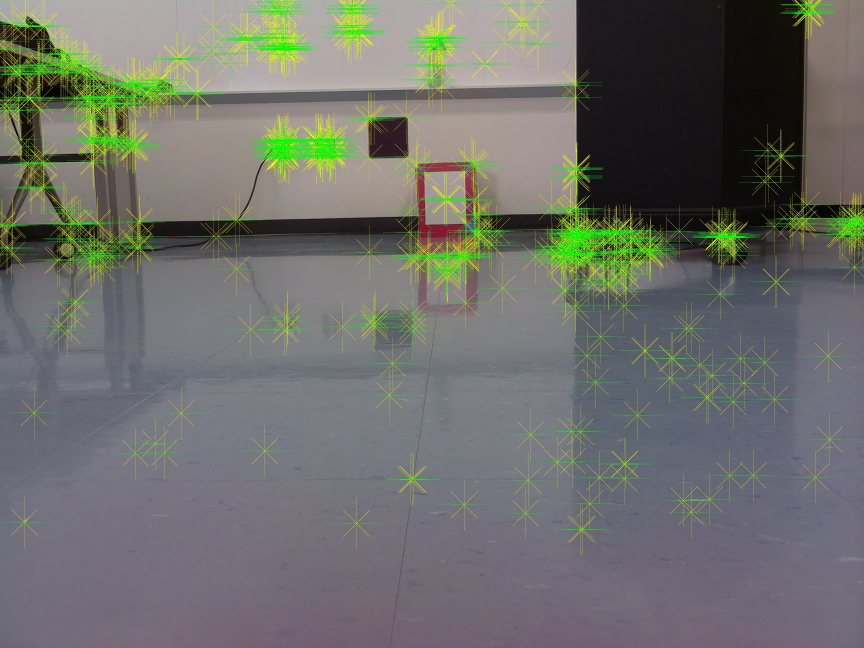
//> input picture C++/Test.jpg, 2592 x 1944 px, given in place of test.png, which was not available (shown at 1/3 size)
$ ./FindBox   (built with g++ and OpenCV 4)
//> lines starting //> are read from the running program, lines starting //| are printed output that depends on the picture; after the words box and inside, x2 and y2 are one past the last pixel; in counts of white or black regions, pixels touching at a corner belong together; pictures that were not available may be replaced by others from this repository, and a replacement may not be noted
#include <string>
#include <vector>
#include <iostream>
#include <opencv2/core/core.hpp>
#include <opencv2/highgui/highgui.hpp>
#include <opencv2/opencv.hpp>
#include <opencv2/imgproc/imgproc.hpp>
#include <opencv2/objdetect/objdetect.hpp>
#include <opencv2/highgui/highgui.hpp>
#include "opencv2/opencv_modules.hpp"
#include <opencv2/features2d/features2d.hpp>
#include "opencv2/core.hpp"
#include "opencv2/core/utility.hpp"
#include "opencv2/core/ocl.hpp"
#include "opencv2/imgcodecs.hpp"
#include "opencv2/highgui.hpp"
#include "opencv2/features2d.hpp"
#include "opencv2/calib3d.hpp"
#include "opencv2/imgproc.hpp"
#include <chrono>
#include <random>
#include <algorithm>
#include <thread>
#include <queue>
#include <unordered_set>
#include <tuple>

#define LOW_RED  0
#define HIGH_RED  5
#define FOCAL_LENGTH 216.79
#define FM 667.486
#define FB 249.991
#define PI 3.141592653589793238462643383279502884197169399375105820974944592307816406286
#define BOX_AR 44.5/22.5

using namespace std;
using namespace cv;


void showImage(Mat img);

std::vector<KeyPoint> generateNeighbors(KeyPoint pt, unsigned int rows, unsigned int cols,double offset) {
}

// [186 lines left out: functions findPaper, getPerim, calculateDistance, findPaper, getLaserLocation, not called in this run]

void showMovie(Mat& img) {
  imshow("Movie",img);
}

void showImage(Mat img) {
  for(;;) {
    imshow("Stuff",img);
    char c = waitKey(1);
      if(c == 27) {break;}
  }
   imwrite("AlgoOutput.png",img);
}

// [203 lines left out: functions getDiff, calcDistance, determineLaserPoint, findCircleContours, valThresholding, hueThresholding and 7 more, not called in this run]


// [37 lines of commented-out code are left out]


// [203 lines left out: functions threadDoEveryOther, changeToMax, threadDoEveryOtherMin, changeToMin, makeMask, createHorizontalDelta and 6 more, not called in this run]

bool isUseful(unsigned char i) {
  return i > 1;
}

// [127 lines left out: functions findLeftCorner, findRightCorner, removeAverageBlackRows, not called in this run]

void showBGR(const Mat& img) {

}


// [175 lines left out: functions showHSV, removeUnsaturated, removeUnsaturatedSecondPass, findBoxCorner, mostRed, keepColIf and 1 more, not called in this run]


Mat getWhiteOrRed(const Mat& in) {
  Mat rtn;
  in.copyTo(rtn);
  Vec3b white(255,255,255);
  Vec3b black(0,0,0);
    for(int i = 0; i < rtn.rows; i++) {
    for(int t = 0; t < rtn.cols; t++) {
      Vec3b cur = rtn.at<Vec3b>(i,t);
      if(std::abs(cur[0]-cur[1]) < 10 && std::abs(cur[1] - cur[2]) < 10 && std::abs(cur[0]-cur[2]) < 10) {
		rtn.at<Vec3b>(i,t) = white;
      } else if (cur[2] - cur[1] > 20 && cur[2] -cur[0] > 20) {
		rtn.at<Vec3b>(i,t) = white;
      } else {
	rtn.at<Vec3b>(i,t) = black;
      }
    }
    }
  return rtn;
}

Point getCenter(const std::vector<Point>& vec) {
  double x = 0;
  double y =0 ;
  for(int i = 0; i < vec.size(); i++) {
    x+=vec[i].x;
    y+=vec[i].y;
  }
  return Point(x/vec.size(),y/vec.size());
}

std::pair<int,Vec3b> getAverageSize(Mat& in, const Point startPoint, const std::vector<Point>& contour) {
  Mat other = Mat::zeros(Size(in.cols,in.rows),CV_8UC3);
  //std::cout << "Contour starting at " << startPoint << std::endl;
  // showImage(other);
  std::vector<Point> queue;
  std::vector<Point> lookedAt;
  Vec3b middleVal = in.at<Vec3b>(startPoint);
  unsigned int avgR = 0;
  unsigned int avgG = 0;
  unsigned int avgB = 0;
  unsigned int numLooked = 0;
  int dr[8] = { 0, 1, 1, 1, 0, -1, -1, -1};
  int dc[8] = { -1, -1, 0, 1, 1, 1, 0, -1};
  std::vector<int> deltaRow (dr, dr+sizeof(dr)/sizeof(int));
  std::vector<int> deltaCol (dc, dc+sizeof(dc)/sizeof(int));
  queue.emplace(queue.begin(),startPoint);
  Vec3b white(255,255,255);
  while(queue.size() > 0) {
    Point cur = Point(queue[queue.size()-1].x, queue[queue.size()-1].y);
    lookedAt.push_back(cur);
    queue.pop_back();
    numLooked++;
     Vec3b curVal = in.at<Vec3b>(cur);
     //   std::cout << curVal << std::endl;
     avgB+=curVal[0];
    avgG+=curVal[1];
    avgR+=curVal[2];
    //  std::cout << "START POINT" << cur << std::endl;
    for(int i = 0; i < deltaRow.size(); i++) {
      Point neighbor = Point(cur.x+deltaRow[i],cur.y+deltaCol[i]);
      Vec3b val = in.at<Vec3b>(neighbor);
      if((std::abs(middleVal[0]-val[0]) >= 10 || std::abs(middleVal[1] - val[1]) >= 10 || std::abs(middleVal[2]-val[2]) >= 10) ||( val[2] < 100))  {
	 continue;
       }
       std::vector<Point>::const_iterator found = std::find(lookedAt.begin(),lookedAt.end(),neighbor);
	if(found != lookedAt.end()) {
	  continue;
	}
	double insideContour = pointPolygonTest(contour,neighbor,false);
	if(insideContour > 0){
	  // in.at<Vec3b>(neighbor) = Vec3b(255,0,255);
	  //  circle(other,neighbor,5,Scalar(0,0,255));
	  queue.push_back(neighbor);
	  }
    }
  }
  //  std::cout << std::endl << std::endl;
  //howImage(in);
  return std::pair<int,Vec3b>(numLooked, Vec3b(avgB/numLooked, avgG/numLooked, avgR/numLooked));
}


// [22 lines left out: function getWidthHeight, not called in this run]

int main() {
  std::string laserStr = "/home/daniel/DroneProject/RangePictures/test.png";
  Mat laser = imread(laserStr);
//> laser is the input picture: 1944 rows x 2592 cols, CV_8UC3; mean B, G, R 106, 111, 109.5
  Mat beforeMask;
  Mat bgr[3];
  Rect ROI(laser.cols/2 - 25, 0, 200,laser.rows);
//> ROI = Rect(1271, 0, 200, 1944)
  beforeMask = laser(ROI);
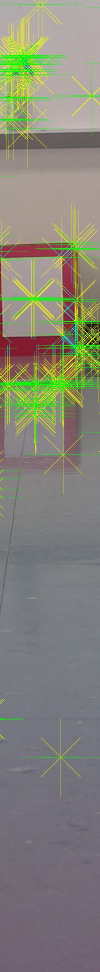
//> beforeMask: 1944 rows x 200 cols, CV_8UC3 (shown at 1/2 size); mean B, G, R 120.6, 132.2, 132.7
  Mat redAndWhite = getWhiteOrRed(beforeMask);
//> after the loop in getWhiteOrRed, `for(int i = 0; i < rtn.rows; i++)`:
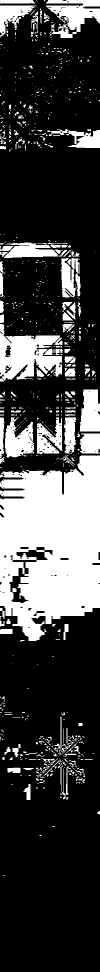
//> rtn: 1944 rows x 200 cols, CV_8UC3 (shown at 1/2 size); 26.3% white; 775 white regions (635 under 20 px), largest, box (x1, y1, x2, y2) and area: (0, 911, 200, 1282) 56767, (0, 648, 125, 763) 8501, (92, 0, 200, 76) 4410
  Mat black;
  Mat smallerLaser;
  beforeMask.copyTo(smallerLaser);
  beforeMask.copyTo(black);
  cvtColor(smallerLaser,smallerLaser,CV_BGR2GRAY);
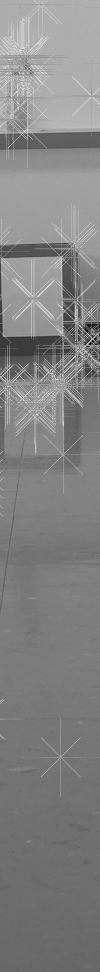
//> smallerLaser: 1944 rows x 200 cols, CV_8UC1 (shown at 1/2 size); min 15, max 233, mean 131
  GaussianBlur(smallerLaser,smallerLaser,Size(7,7),0);
  Canny(smallerLaser,smallerLaser,50,50);
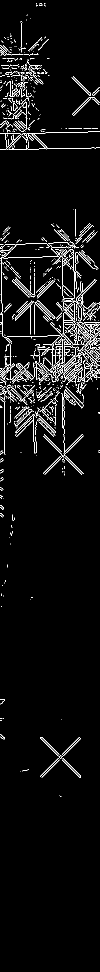
//> smallerLaser: 1944 rows x 200 cols, CV_8UC1 (shown at 1/2 size); 4.3% white in thin lines or dots, all inside (x1, y1, x2, y2) = (0, 6, 200, 1594)
  Mat save;
  smallerLaser.copyTo(save);
  std::vector<std::vector<Point> > contours;
  std::vector<std::vector<Point> > keep;
  findContours(smallerLaser,contours,CV_RETR_LIST,CV_CHAIN_APPROX_NONE);
//> contours = 955 contours, 883 with area under 20; largest, box (x1, y1, x2, y2) and area: (154, 644, 200, 677) 182, (126, 724, 166, 767) 168, (128, 715, 151, 743) 144, (81, 1474, 162, 1554) 138, (179, 656, 192, 676) 132
  drawContours(smallerLaser,contours,-1,Scalar(255),1);
  for(int i = 0; i < contours.size(); i++) {
    std::vector<Point> approx;
    approxPolyDP(contours[i],approx,5,true);
    if(contourArea(contours[i]) > 2) {
      keep.push_back(contours[i]);
    }
  }
//> this loop made 955 passes
//> approx on passes 1 to 3: 1 Point (x, y): [122, 1592], 1 Point (x, y): [119, 1591], 1 Point (x, y): [41, 1542]
//> after the loop, keep = 308 contours, 236 with area under 20; largest, box (x1, y1, x2, y2) and area: (154, 644, 200, 677) 182, (126, 724, 166, 767) 168, (128, 715, 151, 743) 144, (81, 1474, 162, 1554) 138, (179, 656, 192, 676) 132
  for(int i = 0; i < keep.size(); i++) {
    std::vector<Point> hull;
    convexHull(keep[i],hull);
    keep[i] = hull;
  }
//> this loop made 308 passes
//> hull on passes 7, 9, 13: 4 Points (x, y): [2, 1031], [4, 1033], [4, 1034], [0, 1030], 4 Points (x, y): [1, 1014], [5, 1018], [4, 1018], [0, 1014], 4 Points (x, y): [5, 954], [2, 957], [1, 957], [4, 954]
//> after the loop, keep = 308 contours, 137 with area under 20; largest, box (x1, y1, x2, y2) and area: (0, 499, 142, 690) 24468, (81, 1474, 162, 1554) 3283, (127, 773, 167, 907) 2793, (43, 263, 200, 296) 2680, (75, 675, 130, 742) 2274
  Point best;
  Vec3b bestVec;
  double bestVecVal = 0;
  std::cout << keep.size() << std::endl;
//| 308
  std::vector<std::vector<Point> > lastStage;
  for(int i = 0; i < keep.size(); i++) {
    Point p = getCenter(keep[i]);
    Vec3b color = black.at<Vec3b>(p);
    if(arcLength(keep[i],true) > 200) {
      continue;
    }
    std::pair<int, Vec3b>  cur = getAverageSize(black,Point(getCenter(keep[i]).x,getCenter(keep[i]).y),keep[i]);
    double goodVal = cur.second[2];
    std::cout << goodVal << std::endl;

    if(goodVal >= 40 ) {
      lastStage.push_back(keep[i]);
    }
  }
//> this loop made 308 passes
//> (p, middleVal in getAverageSize, goodVal) on passes 1, 2, 3, 5, 6, 7, 8, 9, 10, 11, 12, 13: (Point(100, 1536), [68, 116, 117], 117), (Point(140, 1533), [164, 238, 232], 233), (Point(141, 1491), [108, 116, 116], 116), (Point(4, 1474), [14, 135, 127], 128), (Point(3, 1401), [71, 128, 127], 125), (Point(2, 1032), [117, 128, 132], 132), (Point(3, 1028), [104, 134, 129], 128), (Point(2, 1016), [119, 131, 133], 133), (Point(3, 1012), [103, 130, 127], 129), (Point(2, 991), [108, 133, 135], 133), (Point(3, 959), [78, 135, 137], 137), (Point(3, 955), [109, 137, 114], 114)
//> (p, color) on passes 4, 21, 48: (Point(114, 1495), [135, 117, 116]), (Point(126, 910), [22, 165, 140]), (Point(6, 845), [95, 88, 121])
//| 117
//| 233
//| 116
//| 128
//| 125
//| 132
//| 128
//| 133
//> (output is shown up to pass 9 of 308)
//> after the loop, lastStage = 289 contours, 133 with area under 20; largest, box (x1, y1, x2, y2) and area: (75, 675, 130, 742) 2274, (33, 828, 70, 907) 1491, (150, 504, 190, 578) 1490, (126, 623, 159, 690) 1328, (30, 601, 67, 668) 1238
  std::vector<std::vector<Point> > goodOnes;
  double bestRatio = 0;
  Point bestPoint = Point(-1,-1);
  for(int i = 0; i < lastStage.size(); i++) {
    Rect cur = boundingRect(lastStage[i]);
    cur.x += ROI.x;
    cur.x -= cur.width/2;
    cur.width += cur.width;
    if(cur.x + cur.width > laser.cols) {
      cur.width = laser.cols - cur.x;
    }
    cur.y -= cur.height/2;
    if(cur.y < 0) {
      cur.y = 0;
    }
    cur.height += cur.height;
    Mat contour = laser(cur);
    cvtColor(contour,contour,CV_BGR2GRAY);
    GaussianBlur(contour,contour,Size(7,7),0);
    Canny(contour,contour,50,150);
    std::vector<std::vector<Point> > stuff;
    findContours(contour,stuff,CV_RETR_LIST,CV_CHAIN_APPROX_NONE);
    for(int i = 0; i < stuff.size(); i++) {
      float rad = 0;
      Point2f cent;
      minEnclosingCircle(stuff[i],cent,rad);
      if(contourArea(stuff[i])/(rad * rad * PI) > 0.75 && contourArea(stuff[i])/(rad * rad * PI) > bestRatio) {
	bestPoint = Point((int)cent.x + cur.x, (int)cent.y + cur.y);
	bestRatio = contourArea(stuff[i])/(rad * rad * PI);
      }
    }
  }
//> this loop made 289 passes
//> stuff on passes 1 to 3: 0 contours, 0 contours, 0 contours
//> pass 1, `Mat contour = laser(cur);`:
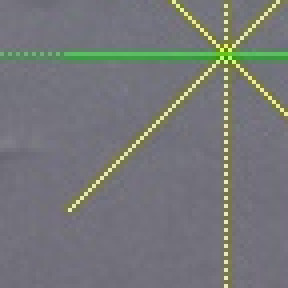
//> contour: 72 rows x 72 cols, CV_8UC3 (shown 4 times larger); mean B, G, R 120.2, 118.9, 116.8
//> pass 1, `cvtColor(contour,contour,CV_BGR2GRAY);`:
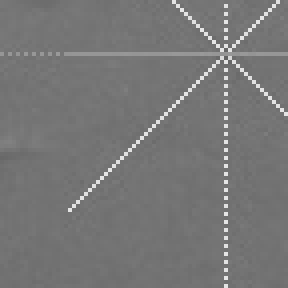
//> contour: 72 rows x 72 cols, CV_8UC1 (shown 4 times larger); min 98, max 230, mean 118.4
//> pass 1, `GaussianBlur(contour,contour,Size(7,7),0);`:
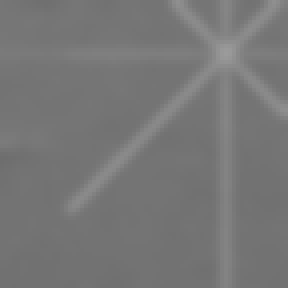
//> contour: 72 rows x 72 cols, CV_8UC1 (shown 4 times larger); min 110, max 155, mean 118.4
  std::cout << lastStage.size() << std::endl;
//| 289
  if(bestPoint.x == -1 && bestPoint.y == -1) {
    for(int i = 0; i < lastStage.size(); i++) {
    Rect cur = boundingRect(lastStage[i]);
    cur.x += ROI.x;
    cur.x -= cur.width/2;
    cur.width += cur.width;
    if(cur.x + cur.width > laser.cols) {
      cur.width = laser.cols - cur.x;
    }
    cur.y -= cur.height/2;
    if(cur.y < 0) {
      cur.y = 0;
    }
    cur.height += cur.height;
    Mat contour = laser(cur);
    showImage(contour);
    int numRed = 0;
    int numSat = 0;
    for(int t = 0; t < contour.rows; t++) {
      for(int q = 0; q < contour.cols; q++) {
	Vec3b thisColor = contour.at<Vec3b>(t,q);
	if((thisColor[2] - thisColor[1] > 50 && thisColor[2] - thisColor[0] > 50) && thisColor[1] < 100) {
	  numRed++;
	}
	if((thisColor[2] > 200 && thisColor[1] > 200 && thisColor[0] > 200)) {
	  numSat++;
	}
      }
    }
    double ratioOfRedToNot = (double)(numRed) / (contour.rows * contour.cols - numSat);
    if(ratioOfRedToNot > bestRatio) {
      goodOnes.push_back(lastStage[i]);
      bestRatio = ratioOfRedToNot;
      bestPoint = getCenter(lastStage[i]);
       bestPoint.x += ROI.x;
      }
    }
  }
  std::cout << goodOnes.size() << std::endl;
  circle(laser,bestPoint,20,Scalar(0,0,255),2);
  //std::cout << lastStage.size() << std::endl;
  //drawContours(laser,lastStage,-1,Scalar(255,0,255),1,8,noArray(),INT_MAX,Point(ROI.x,0));
  resize(laser,laser,Size(1000,1000));
  showImage(laser);


  //showImage(black);
  /* std::string wolaser = "Danlaser10without.jpg";
  Mat laser = imread(laserStr);
  Mat noLaser = imread(wolaser);
  Mat diff = getDiff(laser,noLaser);
  showImage(diff);
  Rect ROI(laser.cols/2,0,100,3*laser.rows/4);
  Mat grayROI;
  diff(ROI).copyTo(grayROI);
  Mat diffMask;
  threshold(grayROI,diffMask,12,255,0);
  Mat other;
  laser(ROI).copyTo(other);
  showImage(other);
  mostRed(other);
  cvtColor(other,other,CV_BGR2GRAY);
  Mat totalMask;
  bitwise_and(other,diffMask,totalMask);
  Mat onlyLookAt;
  laser(ROI).copyTo(onlyLookAt,totalMask);
  cvtColor(onlyLookAt,onlyLookAt,CV_BGR2GRAY);
  std::vector<std::vector<Point> > contours;
  findContours(onlyLookAt,contours,CV_RETR_EXTERNAL,CV_CHAIN_APPROX_SIMPLE);
  std::vector<std::vector<Point> > circularContours;
  Point2f smallestPoint;
  float largestRad = 0;
  double smallestRatio = 10;
  for(int i = 0; i < contours.size(); i++) {
    Point2f center;
    float rad = 0;
    minEnclosingCircle(contours[i],center,rad);
    double ratio = (rad * rad * PI)/contourArea(contours[i]);
    if(ratio < smallestRatio && largestRad < rad) {
      smallestPoint = center;
      smallestRatio = ratio;
      largestRad = rad;
    }
  }
  std::cout << calcDistance(smallestPoint.y+ROI.y) << std::endl;
  circle(laser,Point(smallestPoint.x+ROI.x,smallestPoint.y+ROI.y),10,Scalar(0,0,255),4);
  resize(laser,laser,Size(1000,1000));
  showImage(laser);
  /* Point p = getLaserLocation(cur);
  circle(cpyLaser,Point(p.x+ROI.x, p.y),5,Scalar(0,0,255),10);
  std::cout << "LASER Y : " << p.y << std::endl;
  std::cout << "MID " << laser.rows/2 << std::endl;
  std::cout << p.y - laser.rows/2 << std::endl;
  std::cout << calcDistance(p.y) << std::endl;*/
  //  showImage(cpyLaser);
  /*
  /( Rect ROI(laser.cols/2 -25,0,200,laser.rows);
  Mat other = laser(ROI);
  //  showImage(other);
  other = changeToMaxLaser(other);
  threshold(other,other,1,255,0);
  showImage(other);
  //cvtColor(other,other,CV_BGR2GRAY);
  Canny(other,other,50,150);
  showImage(other);
  std::vector<std::vector<Point> > contours;
  std::vector<std::vector<Point> > keep;
  findContours(other,contours,CV_RETR_EXTERNAL,CV_CHAIN_APPROX_SIMPLE);
  for(int i = 0; i < contours.size(); i++) {
    std::vector<Point> approx;
    approxPolyDP(contours[i],approx,1,true);
    Point2f pt;
    float val = 0;
    minEnclosingCircle(approx,pt,val);
    if(std::abs(PI*val*val -  (float)contourArea(approx)) < 100) {
      keep.push_back(approx);
    }
    }
  drawContours(other,keep,-1,Scalar(255,255,0),2);
  showImage(other);
  return 0;*/
  //////////////////////////////////////////////////////////////
  //WORKING CODE DONT TOUCH
  //  VideoCapture cap(0);

  /*std::string imgName = "output.png";
  Mat box = imread(imgName);

  Mat output;
  box.copyTo(output);
  std::vector<Rect> boxes = findBoxes(box);
  for(int i = 0; i < boxes.size(); i++) {
    Rect cur = boxes[i];
    rectangle(output,boxes[i],Scalar(0,0,255),3);
    cur.x = std::max(cur.x-=10,0);
    cur.y = std::max(cur.y-=10,0);
    cur.width+=20;
    cur.height+=20;
    if(cur.x + cur.width > box.cols) {
      cur.width = box.cols-cur.x;
      //  continue;
    }
    if(cur.y+cur.height > box.rows) {
      //   continue;
      cur.height = box.rows-cur.y;
    }
    Mat curLookAt = box(cur);
    curLookAt = changeToMin(curLookAt);
    std::vector<Point> corners = findBoxCorner(curLookAt);
    std::cout << corners.size() << std::endl;
    for(int t = 0; t < corners.size(); t++) {
      corners[t].x+=cur.x;
      corners[t].y+=cur.y;
      circle(output,corners[t],5,Scalar(0,0,0),5);
    }
  }
  // showImage(output);  */
  return 0;
}
